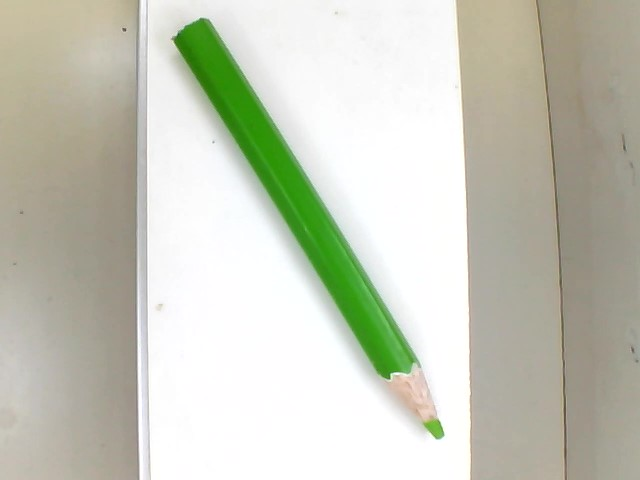
#> input picture project/picture/green.jpg, 640 x 480 px, found by its file name
$ python green.py
#> lines starting #> are read from the running program, lines starting #| are printed output that depends on the picture; after the words box and inside, x2 and y2 are one past the last pixel; in counts of white or black regions, pixels touching at a corner belong together
import numpy as np
import cv2

img = cv2.imread('C:/Users/Admin/Desktop/Project/picture/green.jpg')
#> img is the input picture: shape (480, 640, 3); mean B, G, R 186.5, 201.3, 198.9

hsv = cv2.cvtColor(img,cv2.COLOR_BGR2HSV)
#> hsv: shape (480, 640, 3); mean H, S, V 36.6, 28.3, 204.3

lower_red = np.array([45,100,50])
upper_red = np.array([58,255,255])

mask1 = cv2.inRange(hsv, lower_red, upper_red)
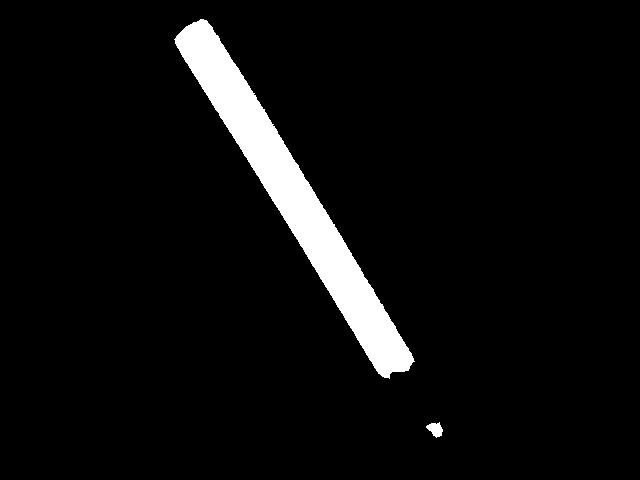
#> mask1: shape (480, 640); 5.3% white; 2 white regions, box (x1, y1, x2, y2) and area: (174, 19, 415, 379) 16088, (426, 422, 443, 438) 165
res2 = cv2.bitwise_and(img,img, mask= mask1)
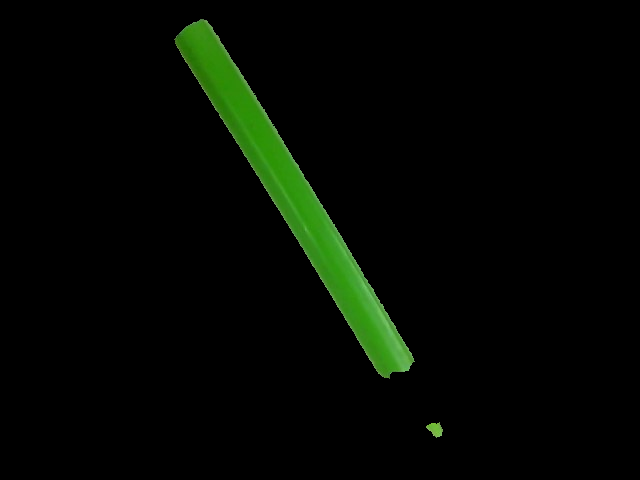
#> res2: shape (480, 640, 3); mean B, G, R 1.7, 7.8, 3.2

kernel = np.ones((5,5),np.uint8)

closing = cv2.morphologyEx(res2,cv2.MORPH_CLOSE,kernel)
erosion = cv2.erode(closing,kernel,iterations = 1)


cv2.imshow('erosion',erosion)
cv2.imshow('closing',closing)
#cv2.imshow('img',img)
cv2.imshow('mask',mask1)
cv2.imshow('res',res2)
